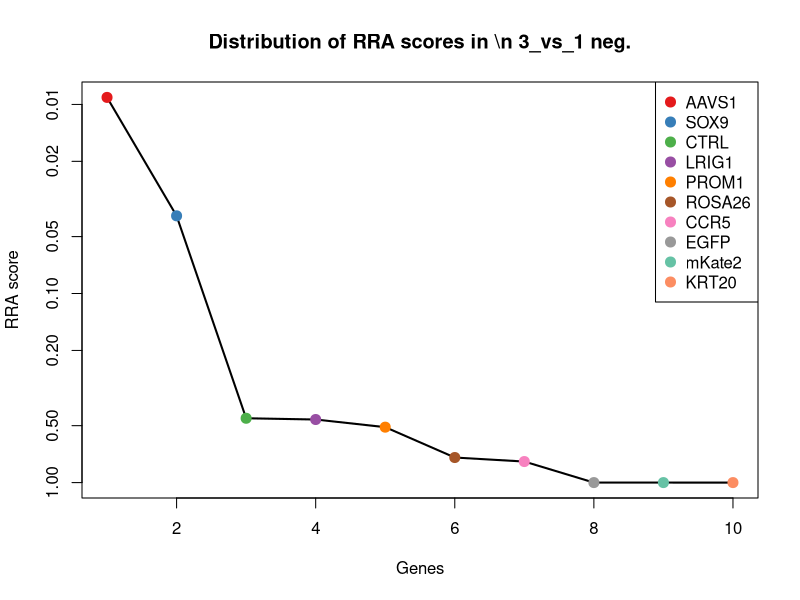
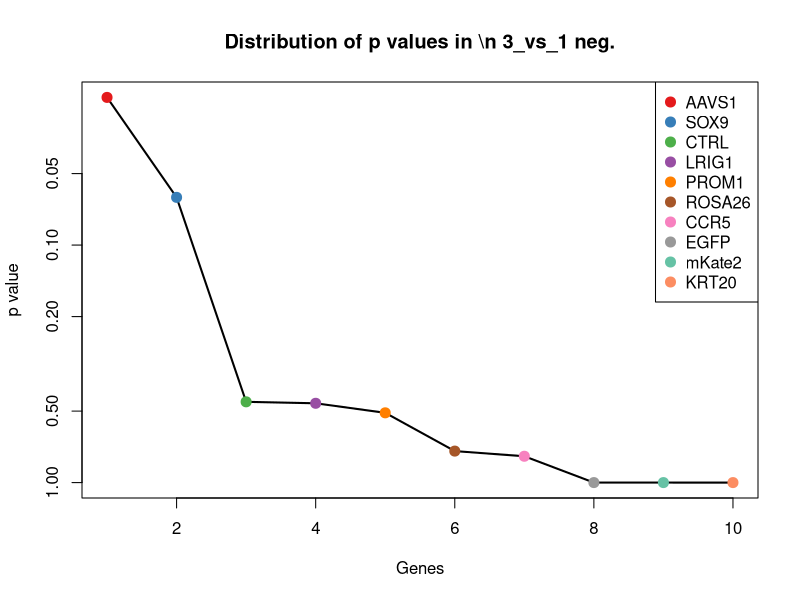
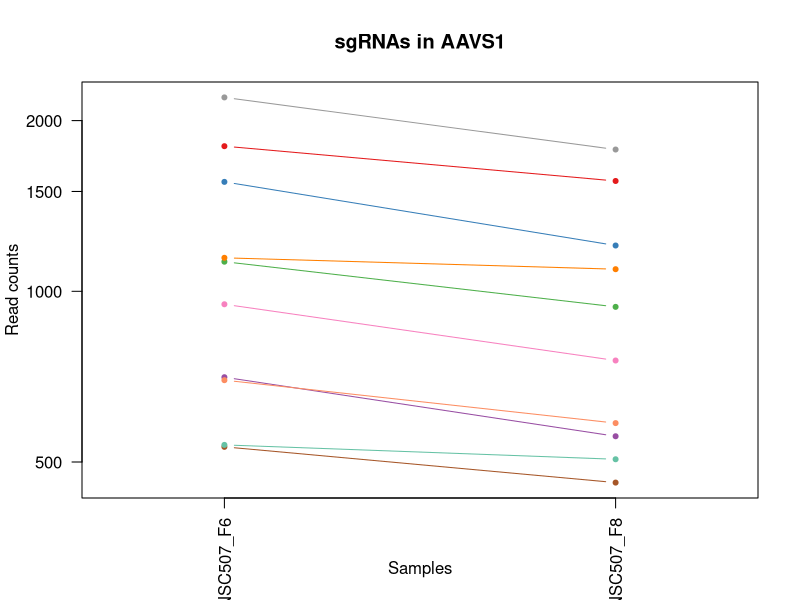
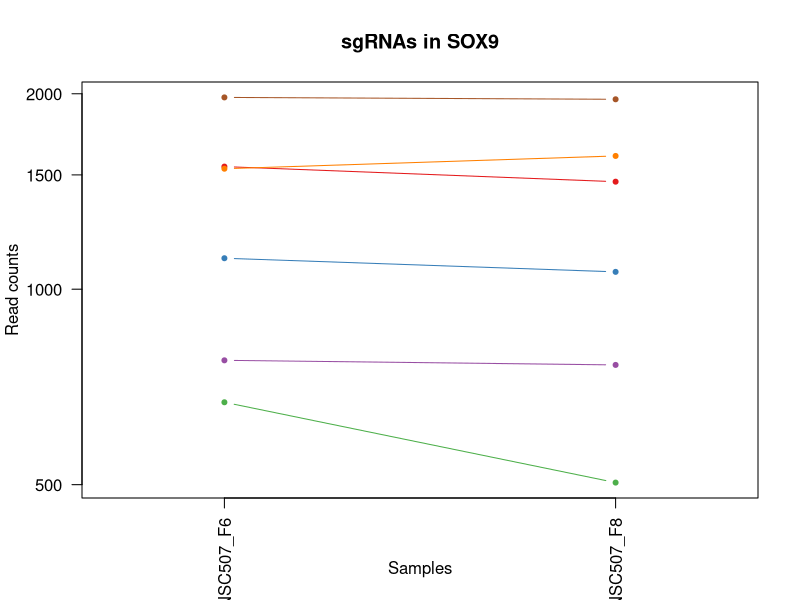
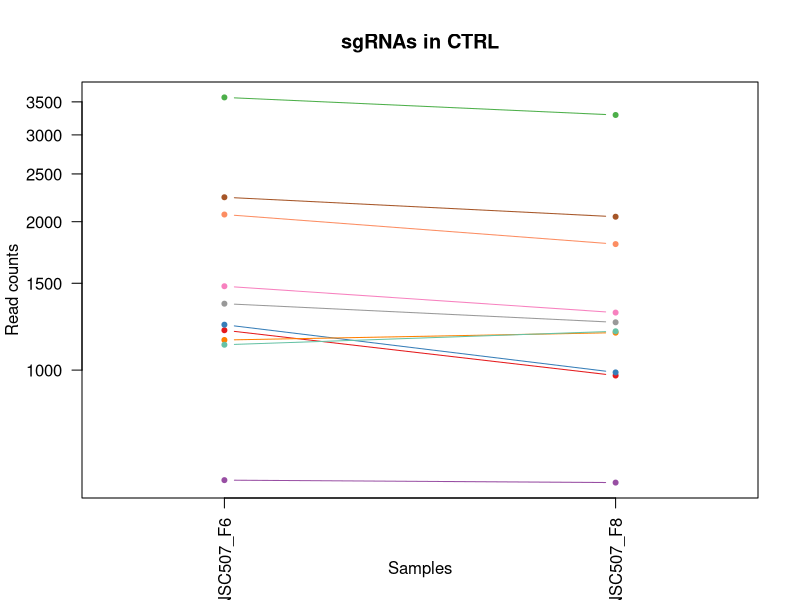
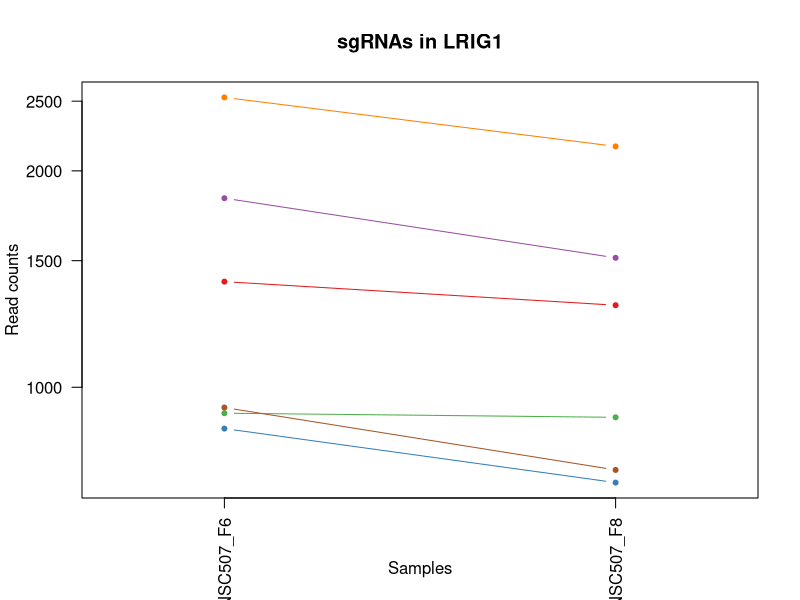
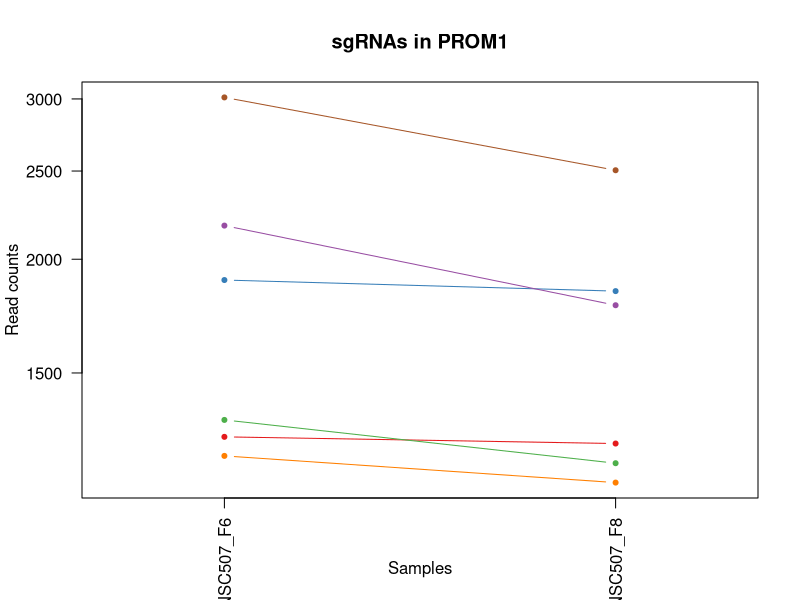
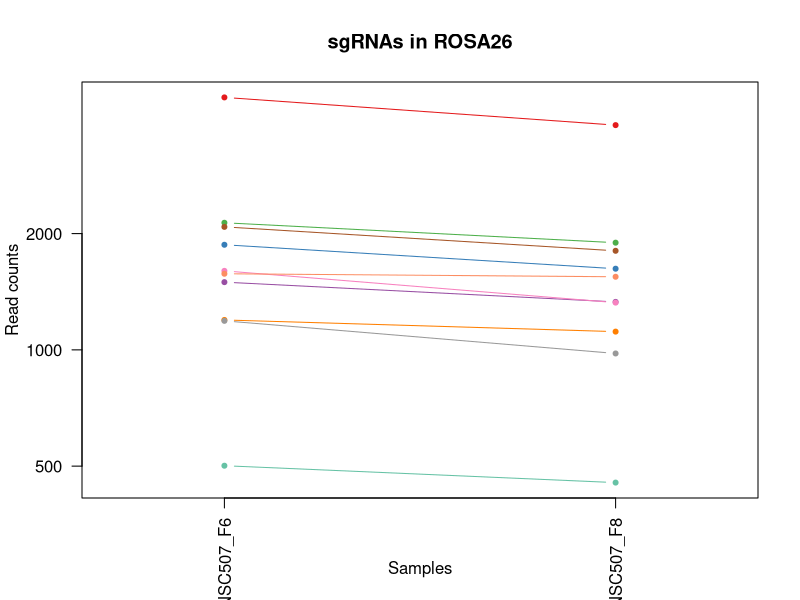

The R script that drew these images, in order: (Note: this script raises an error after producing the figures.)
pdf(file='S7B_c1_t3.pdf',width=4.5,height=4.5);
gstable=read.table('S7B_c1_t3.gene_summary.txt',header=T)
# 
#
# parameters
# Do not modify the variables beginning with "__"

# gstablename='__GENE_SUMMARY_FILE__'
startindex=3
# outputfile='__OUTPUT_FILE__'
targetgenelist=c("AAVS1","SOX9","CTRL","LRIG1","PROM1","ROSA26","CCR5","EGFP","mKate2","KRT20")
# samplelabel=sub('.\\w+.\\w+$','',colnames(gstable)[startindex]);
samplelabel='3_vs_1 neg.'


# You need to write some codes in front of this code:
# gstable=read.table(gstablename,header=T)
# pdf(file=outputfile,width=6,height=6)


# set up color using RColorBrewer
#library(RColorBrewer)
#colors <- brewer.pal(length(targetgenelist), "Set1")

colors=c( "#E41A1C", "#377EB8", "#4DAF4A", "#984EA3", "#FF7F00",  "#A65628", "#F781BF",
          "#999999", "#66C2A5", "#FC8D62", "#8DA0CB", "#E78AC3", "#A6D854", "#FFD92F", "#E5C494", "#B3B3B3", 
          "#8DD3C7", "#FFFFB3", "#BEBADA", "#FB8072", "#80B1D3", "#FDB462", "#B3DE69", "#FCCDE5",
          "#D9D9D9", "#BC80BD", "#CCEBC5", "#FFED6F")

######
# function definition

plotrankedvalues<-function(val, tglist, ...){
  
  plot(val,log='y',ylim=c(max(val),min(val)),type='l',lwd=2, ...)
  if(length(tglist)>0){
    for(i in 1:length(tglist)){
      targetgene=tglist[i];
      tx=which(names(val)==targetgene);ty=val[targetgene];
      points(tx,ty,col=colors[(i %% length(colors)) ],cex=2,pch=20)
      # text(tx+50,ty,targetgene,col=colors[i])
    }
    legend('topright',tglist,pch=20,pt.cex = 2,cex=1,col=colors)
  }
}



plotrandvalues<-function(val,targetgenelist, ...){
  # choose the one with the best distance distribution
  
  mindiffvalue=0;
  randval=val;
  for(i in 1:20){
    randval0=sample(val)
    vindex=sort(which(names(randval0) %in% targetgenelist))
    if(max(vindex)>0.9*length(val)){
      # print('pass...')
      next;
    }
    mindiffind=min(diff(vindex));
    if (mindiffind > mindiffvalue){
      mindiffvalue=mindiffind;
      randval=randval0;
      # print(paste('Diff: ',mindiffvalue))
    }
  }
  plot(randval,log='y',ylim=c(max(randval),min(randval)),pch=20,col='grey', ...)
  
  if(length(targetgenelist)>0){
    for(i in 1:length(targetgenelist)){
      targetgene=targetgenelist[i];
      tx=which(names(randval)==targetgene);ty=randval[targetgene];
      points(tx,ty,col=colors[(i %% length(colors)) ],cex=2,pch=20)
      text(tx+50,ty,targetgene,col=colors[i])
    }
  }
  
}




# set.seed(1235)



pvec=gstable[,startindex]
names(pvec)=gstable[,'id']
pvec=sort(pvec);

plotrankedvalues(pvec,targetgenelist,xlab='Genes',ylab='RRA score',main=paste('Distribution of RRA scores in \\n',samplelabel))

# plotrandvalues(pvec,targetgenelist,xlab='Genes',ylab='RRA score',main=paste('Distribution of RRA scores in \\n',samplelabel))


pvec=gstable[,startindex+1]
names(pvec)=gstable[,'id']
pvec=sort(pvec);

plotrankedvalues(pvec,targetgenelist,xlab='Genes',ylab='p value',main=paste('Distribution of p values in \\n',samplelabel))

# plotrandvalues(pvec,targetgenelist,xlab='Genes',ylab='p value',main=paste('Distribution of p values in \\n',samplelabel))



# you need to write after this code:
# dev.off()






# parameters
# Do not modify the variables beginning with "__"
targetmat=list(c(1801.7500124986252,1564.2141249322003),c(1558.4979652238253,1203.3881034171036),c(1126.751907290198,937.7668369191828),c(704.4832018477967,554.0916741999638),c(1144.6535731069582,1092.9505875971795),c(530.7317395086541,458.8869191827879),c(947.7352491225965,754.0216597360333),c(2196.6396996330404,1777.4727761706743),c(534.9438961714211,504.58520159103233),c(696.0588885222626,584.5571958054601))
targetgene="AAVS1"
collabel=c("S54_MNSC507_F6","S56_MNSC507_F8")

# set up color using RColorBrewer
#library(RColorBrewer)
#colors <- brewer.pal(length(targetgenelist), "Set1")

colors=c( "#E41A1C", "#377EB8", "#4DAF4A", "#984EA3", "#FF7F00",  "#A65628", "#F781BF",
          "#999999", "#66C2A5", "#FC8D62", "#8DA0CB", "#E78AC3", "#A6D854", "#FFD92F", "#E5C494", "#B3B3B3", 
          "#8DD3C7", "#FFFFB3", "#BEBADA", "#FB8072", "#80B1D3", "#FDB462", "#B3DE69", "#FCCDE5",
          "#D9D9D9", "#BC80BD", "#CCEBC5", "#FFED6F")


## code

targetmatvec=unlist(targetmat)+1
yrange=range(targetmatvec[targetmatvec>0]);
# yrange[1]=1; # set the minimum value to 1
for(i in 1:length(targetmat)){
  vali=targetmat[[i]]+1;
  if(i==1){
    plot(1:length(vali),vali,type='b',las=1,pch=20,main=paste('sgRNAs in',targetgene),ylab='Read counts',xlab='Samples',xlim=c(0.7,length(vali)+0.3),ylim = yrange,col=colors[(i %% length(colors))],xaxt='n',log='y')
    axis(1,at=1:length(vali),labels=(collabel),las=2)
    # lines(0:100,rep(1,101),col='black');
  }else{
    lines(1:length(vali),vali,type='b',pch=20,col=colors[(i %% length(colors))])
  }
}




# parameters
# Do not modify the variables beginning with "__"
targetmat=list(c(1543.7554169041405,1463.2970846139938),c(1115.1684764675886,1062.485065991683),c(668.6798702142764,502.6811064906888),c(776.0898651148374,763.5421352377508),c(1532.171986081531,1603.2480744892423),c(1973.3953965063843,1960.265905803652))
targetgene="SOX9"
collabel=c("S54_MNSC507_F6","S56_MNSC507_F8")

# set up color using RColorBrewer
#library(RColorBrewer)
#colors <- brewer.pal(length(targetgenelist), "Set1")

colors=c( "#E41A1C", "#377EB8", "#4DAF4A", "#984EA3", "#FF7F00",  "#A65628", "#F781BF",
          "#999999", "#66C2A5", "#FC8D62", "#8DA0CB", "#E78AC3", "#A6D854", "#FFD92F", "#E5C494", "#B3B3B3", 
          "#8DD3C7", "#FFFFB3", "#BEBADA", "#FB8072", "#80B1D3", "#FDB462", "#B3DE69", "#FCCDE5",
          "#D9D9D9", "#BC80BD", "#CCEBC5", "#FFED6F")


## code

targetmatvec=unlist(targetmat)+1
yrange=range(targetmatvec[targetmatvec>0]);
# yrange[1]=1; # set the minimum value to 1
for(i in 1:length(targetmat)){
  vali=targetmat[[i]]+1;
  if(i==1){
    plot(1:length(vali),vali,type='b',las=1,pch=20,main=paste('sgRNAs in',targetgene),ylab='Read counts',xlab='Samples',xlim=c(0.7,length(vali)+0.3),ylim = yrange,col=colors[(i %% length(colors))],xaxt='n',log='y')
    axis(1,at=1:length(vali),labels=(collabel),las=2)
    # lines(0:100,rep(1,101),col='black');
  }else{
    lines(1:length(vali),vali,type='b',pch=20,col=colors[(i %% length(colors))])
  }
}




# parameters
# Do not modify the variables beginning with "__"
targetmat=list(c(1203.6237663856975,973.9446438257096),c(1235.2149413564507,988.2253570782859),c(3572.961889192189,3291.2283809437713),c(597.0732069472358,590.2694811064906),c(1149.9187689354171,1190.059437714699),c(2240.867344592095,2045.9501853191105),c(1478.4669886312506,1307.1612863858252),c(1362.6326804051555,1249.0863858253479),c(1124.6458289588145,1197.675818116073),c(2067.1158822529524,1800.3219173747966))
targetgene="CTRL"
collabel=c("S54_MNSC507_F6","S56_MNSC507_F8")

# set up color using RColorBrewer
#library(RColorBrewer)
#colors <- brewer.pal(length(targetgenelist), "Set1")

colors=c( "#E41A1C", "#377EB8", "#4DAF4A", "#984EA3", "#FF7F00",  "#A65628", "#F781BF",
          "#999999", "#66C2A5", "#FC8D62", "#8DA0CB", "#E78AC3", "#A6D854", "#FFD92F", "#E5C494", "#B3B3B3", 
          "#8DD3C7", "#FFFFB3", "#BEBADA", "#FB8072", "#80B1D3", "#FDB462", "#B3DE69", "#FCCDE5",
          "#D9D9D9", "#BC80BD", "#CCEBC5", "#FFED6F")


## code

targetmatvec=unlist(targetmat)+1
yrange=range(targetmatvec[targetmatvec>0]);
# yrange[1]=1; # set the minimum value to 1
for(i in 1:length(targetmat)){
  vali=targetmat[[i]]+1;
  if(i==1){
    plot(1:length(vali),vali,type='b',las=1,pch=20,main=paste('sgRNAs in',targetgene),ylab='Read counts',xlab='Samples',xlim=c(0.7,length(vali)+0.3),ylim = yrange,col=colors[(i %% length(colors))],xaxt='n',log='y')
    axis(1,at=1:length(vali),labels=(collabel),las=2)
    # lines(0:100,rep(1,101),col='black');
  }else{
    lines(1:length(vali),vali,type='b',pch=20,col=colors[(i %% length(colors))])
  }
}




# parameters
# Do not modify the variables beginning with "__"
targetmat=list(c(1401.595129535751,1299.5449059844511),c(875.0755466898642,735.9327562827698),c(919.3031916489186,907.3013153136865),c(1831.2351091379949,1512.8035572229253),c(2529.4000759916407,2162.099986440065),c(936.151818299987,766.3982778882661))
targetgene="LRIG1"
collabel=c("S54_MNSC507_F6","S56_MNSC507_F8")

# set up color using RColorBrewer
#library(RColorBrewer)
#colors <- brewer.pal(length(targetgenelist), "Set1")

colors=c( "#E41A1C", "#377EB8", "#4DAF4A", "#984EA3", "#FF7F00",  "#A65628", "#F781BF",
          "#999999", "#66C2A5", "#FC8D62", "#8DA0CB", "#E78AC3", "#A6D854", "#FFD92F", "#E5C494", "#B3B3B3", 
          "#8DD3C7", "#FFFFB3", "#BEBADA", "#FB8072", "#80B1D3", "#FDB462", "#B3DE69", "#FCCDE5",
          "#D9D9D9", "#BC80BD", "#CCEBC5", "#FFED6F")


## code

targetmatvec=unlist(targetmat)+1
yrange=range(targetmatvec[targetmatvec>0]);
# yrange[1]=1; # set the minimum value to 1
for(i in 1:length(targetmat)){
  vali=targetmat[[i]]+1;
  if(i==1){
    plot(1:length(vali),vali,type='b',las=1,pch=20,main=paste('sgRNAs in',targetgene),ylab='Read counts',xlab='Samples',xlim=c(0.7,length(vali)+0.3),ylim = yrange,col=colors[(i %% length(colors))],xaxt='n',log='y')
    axis(1,at=1:length(vali),labels=(collabel),las=2)
    # lines(0:100,rep(1,101),col='black');
  }else{
    lines(1:length(vali),vali,type='b',pch=20,col=colors[(i %% length(colors))])
  }
}




# parameters
# Do not modify the variables beginning with "__"
targetmat=list(c(1275.2304296527382,1253.8466235762069),c(1896.5235374108847,1844.1161046826974),c(1331.0415054344023,1192.9155803652143),c(2176.6319554848965,1779.3768712710178),c(1215.2071972083072,1135.7927273549087),c(3010.6389747127814,2503.8850569517267))
targetgene="PROM1"
collabel=c("S54_MNSC507_F6","S56_MNSC507_F8")

# set up color using RColorBrewer
#library(RColorBrewer)
#colors <- brewer.pal(length(targetgenelist), "Set1")

colors=c( "#E41A1C", "#377EB8", "#4DAF4A", "#984EA3", "#FF7F00",  "#A65628", "#F781BF",
          "#999999", "#66C2A5", "#FC8D62", "#8DA0CB", "#E78AC3", "#A6D854", "#FFD92F", "#E5C494", "#B3B3B3", 
          "#8DD3C7", "#FFFFB3", "#BEBADA", "#FB8072", "#80B1D3", "#FDB462", "#B3DE69", "#FCCDE5",
          "#D9D9D9", "#BC80BD", "#CCEBC5", "#FFED6F")


## code

targetmatvec=unlist(targetmat)+1
yrange=range(targetmatvec[targetmatvec>0]);
# yrange[1]=1; # set the minimum value to 1
for(i in 1:length(targetmat)){
  vali=targetmat[[i]]+1;
  if(i==1){
    plot(1:length(vali),vali,type='b',las=1,pch=20,main=paste('sgRNAs in',targetgene),ylab='Read counts',xlab='Samples',xlim=c(0.7,length(vali)+0.3),ylim = yrange,col=colors[(i %% length(colors))],xaxt='n',log='y')
    axis(1,at=1:length(vali),labels=(collabel),las=2)
    # lines(0:100,rep(1,101),col='black');
  }else{
    lines(1:length(vali),vali,type='b',pch=20,col=colors[(i %% length(colors))])
  }
}




# parameters
# Do not modify the variables beginning with "__"
targetmat=list(c(4503.848511663717,3817.710676188754),c(1870.1975582685905,1621.3369779425059),c(2132.404310525842,1893.6225772916289),c(1496.3686544480108,1330.0104275899475),c(1194.1464138944716,1113.8956337009581),c(2080.805391406945,1804.1301075754836),c(1600.6195318514963,1324.298142288917),c(1187.828178900321,977.7528340263966),c(500.1936037035926,452.2225863315856),c(1573.2405135435101,1545.173173928765))
targetgene="ROSA26"
collabel=c("S54_MNSC507_F6","S56_MNSC507_F8")

# set up color using RColorBrewer
#library(RColorBrewer)
#colors <- brewer.pal(length(targetgenelist), "Set1")

colors=c( "#E41A1C", "#377EB8", "#4DAF4A", "#984EA3", "#FF7F00",  "#A65628", "#F781BF",
          "#999999", "#66C2A5", "#FC8D62", "#8DA0CB", "#E78AC3", "#A6D854", "#FFD92F", "#E5C494", "#B3B3B3", 
          "#8DD3C7", "#FFFFB3", "#BEBADA", "#FB8072", "#80B1D3", "#FDB462", "#B3DE69", "#FCCDE5",
          "#D9D9D9", "#BC80BD", "#CCEBC5", "#FFED6F")


## code

targetmatvec=unlist(targetmat)+1
yrange=range(targetmatvec[targetmatvec>0]);
# yrange[1]=1; # set the minimum value to 1
for(i in 1:length(targetmat)){
  vali=targetmat[[i]]+1;
  if(i==1){
    plot(1:length(vali),vali,type='b',las=1,pch=20,main=paste('sgRNAs in',targetgene),ylab='Read counts',xlab='Samples',xlim=c(0.7,length(vali)+0.3),ylim = yrange,col=colors[(i %% length(colors))],xaxt='n',log='y')
    axis(1,at=1:length(vali),labels=(collabel),las=2)
    # lines(0:100,rep(1,101),col='black');
  }else{
    lines(1:length(vali),vali,type='b',pch=20,col=colors[(i %% length(colors))])
  }
}




# parameters
# Do not modify the variables beginning with "__"
targetmat=list(c(870.863390027097,830.1854637497739),c(1480.5730669626341,1317.6338094377147),c(780.3020217776045,685.4742361236665),c(747.6578076411595,617.8788600614716),c(1006.7054424013359,918.7258859157475),c(1155.183964763876,972.0405487253661),c(2000.7744148143704,1808.8903453263424),c(1303.6624871264162,1113.8956337009581),c(795.0445700972894,729.2684234315675),c(1108.850241473438,1119.6079190019886))
targetgene="CCR5"
collabel=c("S54_MNSC507_F6","S56_MNSC507_F8")

# set up color using RColorBrewer
#library(RColorBrewer)
#colors <- brewer.pal(length(targetgenelist), "Set1")

colors=c( "#E41A1C", "#377EB8", "#4DAF4A", "#984EA3", "#FF7F00",  "#A65628", "#F781BF",
          "#999999", "#66C2A5", "#FC8D62", "#8DA0CB", "#E78AC3", "#A6D854", "#FFD92F", "#E5C494", "#B3B3B3", 
          "#8DD3C7", "#FFFFB3", "#BEBADA", "#FB8072", "#80B1D3", "#FDB462", "#B3DE69", "#FCCDE5",
          "#D9D9D9", "#BC80BD", "#CCEBC5", "#FFED6F")


## code

targetmatvec=unlist(targetmat)+1
yrange=range(targetmatvec[targetmatvec>0]);
# yrange[1]=1; # set the minimum value to 1
for(i in 1:length(targetmat)){
  vali=targetmat[[i]]+1;
  if(i==1){
    plot(1:length(vali),vali,type='b',las=1,pch=20,main=paste('sgRNAs in',targetgene),ylab='Read counts',xlab='Samples',xlim=c(0.7,length(vali)+0.3),ylim = yrange,col=colors[(i %% length(colors))],xaxt='n',log='y')
    axis(1,at=1:length(vali),labels=(collabel),las=2)
    # lines(0:100,rep(1,101),col='black');
  }else{
    lines(1:length(vali),vali,type='b',pch=20,col=colors[(i %% length(colors))])
  }
}




# parameters
# Do not modify the variables beginning with "__"
targetmat=list(c(2012.3578456369798,2398.2077788826614),c(2116.6087230404655,3001.8059256915567),c(1138.3353381128077,1823.1710585789187),c(1274.1773904870465,1561.357982281685),c(2110.2904880463147,2693.3425194359065),c(2285.0949895511494,2931.3544069788463))
targetgene="EGFP"
collabel=c("S54_MNSC507_F6","S56_MNSC507_F8")

# set up color using RColorBrewer
#library(RColorBrewer)
#colors <- brewer.pal(length(targetgenelist), "Set1")

colors=c( "#E41A1C", "#377EB8", "#4DAF4A", "#984EA3", "#FF7F00",  "#A65628", "#F781BF",
          "#999999", "#66C2A5", "#FC8D62", "#8DA0CB", "#E78AC3", "#A6D854", "#FFD92F", "#E5C494", "#B3B3B3", 
          "#8DD3C7", "#FFFFB3", "#BEBADA", "#FB8072", "#80B1D3", "#FDB462", "#B3DE69", "#FCCDE5",
          "#D9D9D9", "#BC80BD", "#CCEBC5", "#FFED6F")


## code

targetmatvec=unlist(targetmat)+1
yrange=range(targetmatvec[targetmatvec>0]);
# yrange[1]=1; # set the minimum value to 1
for(i in 1:length(targetmat)){
  vali=targetmat[[i]]+1;
  if(i==1){
    plot(1:length(vali),vali,type='b',las=1,pch=20,main=paste('sgRNAs in',targetgene),ylab='Read counts',xlab='Samples',xlim=c(0.7,length(vali)+0.3),ylim = yrange,col=colors[(i %% length(colors))],xaxt='n',log='y')
    axis(1,at=1:length(vali),labels=(collabel),las=2)
    # lines(0:100,rep(1,101),col='black');
  }else{
    lines(1:length(vali),vali,type='b',pch=20,col=colors[(i %% length(colors))])
  }
}




# parameters
# Do not modify the variables beginning with "__"
targetmat=list(c(753.9760426353101,1270.0314319291267),c(890.8711341752407,1563.2620773820286),c(876.1285858555559,1462.345037063822),c(862.4390767015628,1072.0055414934009),c(644.4599694033657,1126.272251853191),c(1236.2679805221426,1939.3208596998734))
targetgene="mKate2"
collabel=c("S54_MNSC507_F6","S56_MNSC507_F8")

# set up color using RColorBrewer
#library(RColorBrewer)
#colors <- brewer.pal(length(targetgenelist), "Set1")

colors=c( "#E41A1C", "#377EB8", "#4DAF4A", "#984EA3", "#FF7F00",  "#A65628", "#F781BF",
          "#999999", "#66C2A5", "#FC8D62", "#8DA0CB", "#E78AC3", "#A6D854", "#FFD92F", "#E5C494", "#B3B3B3", 
          "#8DD3C7", "#FFFFB3", "#BEBADA", "#FB8072", "#80B1D3", "#FDB462", "#B3DE69", "#FCCDE5",
          "#D9D9D9", "#BC80BD", "#CCEBC5", "#FFED6F")


## code

targetmatvec=unlist(targetmat)+1
yrange=range(targetmatvec[targetmatvec>0]);
# yrange[1]=1; # set the minimum value to 1
for(i in 1:length(targetmat)){
  vali=targetmat[[i]]+1;
  if(i==1){
    plot(1:length(vali),vali,type='b',las=1,pch=20,main=paste('sgRNAs in',targetgene),ylab='Read counts',xlab='Samples',xlim=c(0.7,length(vali)+0.3),ylim = yrange,col=colors[(i %% length(colors))],xaxt='n',log='y')
    axis(1,at=1:length(vali),labels=(collabel),las=2)
    # lines(0:100,rep(1,101),col='black');
  }else{
    lines(1:length(vali),vali,type='b',pch=20,col=colors[(i %% length(colors))])
  }
}




# parameters
# Do not modify the variables beginning with "__"
targetmat=list(c(818.2114317425084,1199.5799132164166),c(1090.9485756566778,1667.987307900922),c(882.4468208497066,1105.3272057494123),c(415.9504704482507,618.8309076116434),c(1578.505709371969,2354.41359157476),c(657.0964393916669,1017.7388311336105))
targetgene="KRT20"
collabel=c("S54_MNSC507_F6","S56_MNSC507_F8")

# set up color using RColorBrewer
#library(RColorBrewer)
#colors <- brewer.pal(length(targetgenelist), "Set1")

colors=c( "#E41A1C", "#377EB8", "#4DAF4A", "#984EA3", "#FF7F00",  "#A65628", "#F781BF",
          "#999999", "#66C2A5", "#FC8D62", "#8DA0CB", "#E78AC3", "#A6D854", "#FFD92F", "#E5C494", "#B3B3B3", 
          "#8DD3C7", "#FFFFB3", "#BEBADA", "#FB8072", "#80B1D3", "#FDB462", "#B3DE69", "#FCCDE5",
          "#D9D9D9", "#BC80BD", "#CCEBC5", "#FFED6F")


## code

targetmatvec=unlist(targetmat)+1
yrange=range(targetmatvec[targetmatvec>0]);
# yrange[1]=1; # set the minimum value to 1
for(i in 1:length(targetmat)){
  vali=targetmat[[i]]+1;
  if(i==1){
    plot(1:length(vali),vali,type='b',las=1,pch=20,main=paste('sgRNAs in',targetgene),ylab='Read counts',xlab='Samples',xlim=c(0.7,length(vali)+0.3),ylim = yrange,col=colors[(i %% length(colors))],xaxt='n',log='y')
    axis(1,at=1:length(vali),labels=(collabel),las=2)
    # lines(0:100,rep(1,101),col='black');
  }else{
    lines(1:length(vali),vali,type='b',pch=20,col=colors[(i %% length(colors))])
  }
}



# 
#
# parameters
# Do not modify the variables beginning with "__"

# gstablename='__GENE_SUMMARY_FILE__'
startindex=9
# outputfile='__OUTPUT_FILE__'
targetgenelist=c("mKate2","EGFP","KRT20","SOX9","LRIG1","PROM1","CTRL","CCR5","ROSA26","AAVS1")
# samplelabel=sub('.\\w+.\\w+$','',colnames(gstable)[startindex]);
samplelabel='3_vs_1 pos.'


# You need to write some codes in front of this code:
# gstable=read.table(gstablename,header=T)
# pdf(file=outputfile,width=6,height=6)


# set up color using RColorBrewer
#library(RColorBrewer)
#colors <- brewer.pal(length(targetgenelist), "Set1")

colors=c( "#E41A1C", "#377EB8", "#4DAF4A", "#984EA3", "#FF7F00",  "#A65628", "#F781BF",
          "#999999", "#66C2A5", "#FC8D62", "#8DA0CB", "#E78AC3", "#A6D854", "#FFD92F", "#E5C494", "#B3B3B3", 
          "#8DD3C7", "#FFFFB3", "#BEBADA", "#FB8072", "#80B1D3", "#FDB462", "#B3DE69", "#FCCDE5",
          "#D9D9D9", "#BC80BD", "#CCEBC5", "#FFED6F")

######
# function definition

plotrankedvalues<-function(val, tglist, ...){
  
  plot(val,log='y',ylim=c(max(val),min(val)),type='l',lwd=2, ...)
  if(length(tglist)>0){
    for(i in 1:length(tglist)){
      targetgene=tglist[i];
      tx=which(names(val)==targetgene);ty=val[targetgene];
      points(tx,ty,col=colors[(i %% length(colors)) ],cex=2,pch=20)
      # text(tx+50,ty,targetgene,col=colors[i])
    }
    legend('topright',tglist,pch=20,pt.cex = 2,cex=1,col=colors)
  }
}



plotrandvalues<-function(val,targetgenelist, ...){
  # choose the one with the best distance distribution
  
  mindiffvalue=0;
  randval=val;
  for(i in 1:20){
    randval0=sample(val)
    vindex=sort(which(names(randval0) %in% targetgenelist))
    if(max(vindex)>0.9*length(val)){
      # print('pass...')
      next;
    }
    mindiffind=min(diff(vindex));
    if (mindiffind > mindiffvalue){
      mindiffvalue=mindiffind;
      randval=randval0;
      # print(paste('Diff: ',mindiffvalue))
    }
  }
  plot(randval,log='y',ylim=c(max(randval),min(randval)),pch=20,col='grey', ...)
  
  if(length(targetgenelist)>0){
    for(i in 1:length(targetgenelist)){
      targetgene=targetgenelist[i];
      tx=which(names(randval)==targetgene);ty=randval[targetgene];
      points(tx,ty,col=colors[(i %% length(colors)) ],cex=2,pch=20)
      text(tx+50,ty,targetgene,col=colors[i])
    }
  }
  
}




# set.seed(1235)



pvec=gstable[,startindex]
names(pvec)=gstable[,'id']
pvec=sort(pvec);

plotrankedvalues(pvec,targetgenelist,xlab='Genes',ylab='RRA score',main=paste('Distribution of RRA scores in \\n',samplelabel))

# plotrandvalues(pvec,targetgenelist,xlab='Genes',ylab='RRA score',main=paste('Distribution of RRA scores in \\n',samplelabel))


pvec=gstable[,startindex+1]
names(pvec)=gstable[,'id']
pvec=sort(pvec);

plotrankedvalues(pvec,targetgenelist,xlab='Genes',ylab='p value',main=paste('Distribution of p values in \\n',samplelabel))

# plotrandvalues(pvec,targetgenelist,xlab='Genes',ylab='p value',main=paste('Distribution of p values in \\n',samplelabel))



# you need to write after this code:
# dev.off()






# parameters
# Do not modify the variables beginning with "__"
targetmat=list(c(753.9760426353101,1270.0314319291267),c(890.8711341752407,1563.2620773820286),c(876.1285858555559,1462.345037063822),c(862.4390767015628,1072.0055414934009),c(644.4599694033657,1126.272251853191),c(1236.2679805221426,1939.3208596998734))
targetgene="mKate2"
collabel=c("S54_MNSC507_F6","S56_MNSC507_F8")

# set up color using RColorBrewer
#library(RColorBrewer)
#colors <- brewer.pal(length(targetgenelist), "Set1")

colors=c( "#E41A1C", "#377EB8", "#4DAF4A", "#984EA3", "#FF7F00",  "#A65628", "#F781BF",
          "#999999", "#66C2A5", "#FC8D62", "#8DA0CB", "#E78AC3", "#A6D854", "#FFD92F", "#E5C494", "#B3B3B3", 
          "#8DD3C7", "#FFFFB3", "#BEBADA", "#FB8072", "#80B1D3", "#FDB462", "#B3DE69", "#FCCDE5",
          "#D9D9D9", "#BC80BD", "#CCEBC5", "#FFED6F")


## code

targetmatvec=unlist(targetmat)+1
yrange=range(targetmatvec[targetmatvec>0]);
# yrange[1]=1; # set the minimum value to 1
for(i in 1:length(targetmat)){
  vali=targetmat[[i]]+1;
  if(i==1){
    plot(1:length(vali),vali,type='b',las=1,pch=20,main=paste('sgRNAs in',targetgene),ylab='Read counts',xlab='Samples',xlim=c(0.7,length(vali)+0.3),ylim = yrange,col=colors[(i %% length(colors))],xaxt='n',log='y')
    axis(1,at=1:length(vali),labels=(collabel),las=2)
    # lines(0:100,rep(1,101),col='black');
  }else{
    lines(1:length(vali),vali,type='b',pch=20,col=colors[(i %% length(colors))])
  }
}




# parameters
# Do not modify the variables beginning with "__"
targetmat=list(c(2012.3578456369798,2398.2077788826614),c(2116.6087230404655,3001.8059256915567),c(1138.3353381128077,1823.1710585789187),c(1274.1773904870465,1561.357982281685),c(2110.2904880463147,2693.3425194359065),c(2285.0949895511494,2931.3544069788463))
targetgene="EGFP"
collabel=c("S54_MNSC507_F6","S56_MNSC507_F8")

# set up color using RColorBrewer
#library(RColorBrewer)
#colors <- brewer.pal(length(targetgenelist), "Set1")

colors=c( "#E41A1C", "#377EB8", "#4DAF4A", "#984EA3", "#FF7F00",  "#A65628", "#F781BF",
          "#999999", "#66C2A5", "#FC8D62", "#8DA0CB", "#E78AC3", "#A6D854", "#FFD92F", "#E5C494", "#B3B3B3", 
          "#8DD3C7", "#FFFFB3", "#BEBADA", "#FB8072", "#80B1D3", "#FDB462", "#B3DE69", "#FCCDE5",
          "#D9D9D9", "#BC80BD", "#CCEBC5", "#FFED6F")


## code

targetmatvec=unlist(targetmat)+1
yrange=range(targetmatvec[targetmatvec>0]);
# yrange[1]=1; # set the minimum value to 1
for(i in 1:length(targetmat)){
  vali=targetmat[[i]]+1;
  if(i==1){
    plot(1:length(vali),vali,type='b',las=1,pch=20,main=paste('sgRNAs in',targetgene),ylab='Read counts',xlab='Samples',xlim=c(0.7,length(vali)+0.3),ylim = yrange,col=colors[(i %% length(colors))],xaxt='n',log='y')
    axis(1,at=1:length(vali),labels=(collabel),las=2)
    # lines(0:100,rep(1,101),col='black');
  }else{
    lines(1:length(vali),vali,type='b',pch=20,col=colors[(i %% length(colors))])
  }
}




# parameters
# Do not modify the variables beginning with "__"
targetmat=list(c(818.2114317425084,1199.5799132164166),c(1090.9485756566778,1667.987307900922),c(882.4468208497066,1105.3272057494123),c(415.9504704482507,618.8309076116434),c(1578.505709371969,2354.41359157476),c(657.0964393916669,1017.7388311336105))
targetgene="KRT20"
collabel=c("S54_MNSC507_F6","S56_MNSC507_F8")

# set up color using RColorBrewer
#library(RColorBrewer)
#colors <- brewer.pal(length(targetgenelist), "Set1")

colors=c( "#E41A1C", "#377EB8", "#4DAF4A", "#984EA3", "#FF7F00",  "#A65628", "#F781BF",
          "#999999", "#66C2A5", "#FC8D62", "#8DA0CB", "#E78AC3", "#A6D854", "#FFD92F", "#E5C494", "#B3B3B3", 
          "#8DD3C7", "#FFFFB3", "#BEBADA", "#FB8072", "#80B1D3", "#FDB462", "#B3DE69", "#FCCDE5",
          "#D9D9D9", "#BC80BD", "#CCEBC5", "#FFED6F")


## code

targetmatvec=unlist(targetmat)+1
yrange=range(targetmatvec[targetmatvec>0]);
# yrange[1]=1; # set the minimum value to 1
for(i in 1:length(targetmat)){
  vali=targetmat[[i]]+1;
  if(i==1){
    plot(1:length(vali),vali,type='b',las=1,pch=20,main=paste('sgRNAs in',targetgene),ylab='Read counts',xlab='Samples',xlim=c(0.7,length(vali)+0.3),ylim = yrange,col=colors[(i %% length(colors))],xaxt='n',log='y')
    axis(1,at=1:length(vali),labels=(collabel),las=2)
    # lines(0:100,rep(1,101),col='black');
  }else{
    lines(1:length(vali),vali,type='b',pch=20,col=colors[(i %% length(colors))])
  }
}




# parameters
# Do not modify the variables beginning with "__"
targetmat=list(c(1543.7554169041405,1463.2970846139938),c(1115.1684764675886,1062.485065991683),c(668.6798702142764,502.6811064906888),c(776.0898651148374,763.5421352377508),c(1532.171986081531,1603.2480744892423),c(1973.3953965063843,1960.265905803652))
targetgene="SOX9"
collabel=c("S54_MNSC507_F6","S56_MNSC507_F8")

# set up color using RColorBrewer
#library(RColorBrewer)
#colors <- brewer.pal(length(targetgenelist), "Set1")

colors=c( "#E41A1C", "#377EB8", "#4DAF4A", "#984EA3", "#FF7F00",  "#A65628", "#F781BF",
          "#999999", "#66C2A5", "#FC8D62", "#8DA0CB", "#E78AC3", "#A6D854", "#FFD92F", "#E5C494", "#B3B3B3", 
          "#8DD3C7", "#FFFFB3", "#BEBADA", "#FB8072", "#80B1D3", "#FDB462", "#B3DE69", "#FCCDE5",
          "#D9D9D9", "#BC80BD", "#CCEBC5", "#FFED6F")


## code

targetmatvec=unlist(targetmat)+1
yrange=range(targetmatvec[targetmatvec>0]);
# yrange[1]=1; # set the minimum value to 1
for(i in 1:length(targetmat)){
  vali=targetmat[[i]]+1;
  if(i==1){
    plot(1:length(vali),vali,type='b',las=1,pch=20,main=paste('sgRNAs in',targetgene),ylab='Read counts',xlab='Samples',xlim=c(0.7,length(vali)+0.3),ylim = yrange,col=colors[(i %% length(colors))],xaxt='n',log='y')
    axis(1,at=1:length(vali),labels=(collabel),las=2)
    # lines(0:100,rep(1,101),col='black');
  }else{
    lines(1:length(vali),vali,type='b',pch=20,col=colors[(i %% length(colors))])
  }
}




# parameters
# Do not modify the variables beginning with "__"
targetmat=list(c(1401.595129535751,1299.5449059844511),c(875.0755466898642,735.9327562827698),c(919.3031916489186,907.3013153136865),c(1831.2351091379949,1512.8035572229253),c(2529.4000759916407,2162.099986440065),c(936.151818299987,766.3982778882661))
targetgene="LRIG1"
collabel=c("S54_MNSC507_F6","S56_MNSC507_F8")

# set up color using RColorBrewer
#library(RColorBrewer)
#colors <- brewer.pal(length(targetgenelist), "Set1")

colors=c( "#E41A1C", "#377EB8", "#4DAF4A", "#984EA3", "#FF7F00",  "#A65628", "#F781BF",
          "#999999", "#66C2A5", "#FC8D62", "#8DA0CB", "#E78AC3", "#A6D854", "#FFD92F", "#E5C494", "#B3B3B3", 
          "#8DD3C7", "#FFFFB3", "#BEBADA", "#FB8072", "#80B1D3", "#FDB462", "#B3DE69", "#FCCDE5",
          "#D9D9D9", "#BC80BD", "#CCEBC5", "#FFED6F")


## code

targetmatvec=unlist(targetmat)+1
yrange=range(targetmatvec[targetmatvec>0]);
# yrange[1]=1; # set the minimum value to 1
for(i in 1:length(targetmat)){
  vali=targetmat[[i]]+1;
  if(i==1){
    plot(1:length(vali),vali,type='b',las=1,pch=20,main=paste('sgRNAs in',targetgene),ylab='Read counts',xlab='Samples',xlim=c(0.7,length(vali)+0.3),ylim = yrange,col=colors[(i %% length(colors))],xaxt='n',log='y')
    axis(1,at=1:length(vali),labels=(collabel),las=2)
    # lines(0:100,rep(1,101),col='black');
  }else{
    lines(1:length(vali),vali,type='b',pch=20,col=colors[(i %% length(colors))])
  }
}




# parameters
# Do not modify the variables beginning with "__"
targetmat=list(c(1275.2304296527382,1253.8466235762069),c(1896.5235374108847,1844.1161046826974),c(1331.0415054344023,1192.9155803652143),c(2176.6319554848965,1779.3768712710178),c(1215.2071972083072,1135.7927273549087),c(3010.6389747127814,2503.8850569517267))
targetgene="PROM1"
collabel=c("S54_MNSC507_F6","S56_MNSC507_F8")

# set up color using RColorBrewer
#library(RColorBrewer)
#colors <- brewer.pal(length(targetgenelist), "Set1")

colors=c( "#E41A1C", "#377EB8", "#4DAF4A", "#984EA3", "#FF7F00",  "#A65628", "#F781BF",
          "#999999", "#66C2A5", "#FC8D62", "#8DA0CB", "#E78AC3", "#A6D854", "#FFD92F", "#E5C494", "#B3B3B3", 
          "#8DD3C7", "#FFFFB3", "#BEBADA", "#FB8072", "#80B1D3", "#FDB462", "#B3DE69", "#FCCDE5",
          "#D9D9D9", "#BC80BD", "#CCEBC5", "#FFED6F")


## code

targetmatvec=unlist(targetmat)+1
yrange=range(targetmatvec[targetmatvec>0]);
# yrange[1]=1; # set the minimum value to 1
for(i in 1:length(targetmat)){
  vali=targetmat[[i]]+1;
  if(i==1){
    plot(1:length(vali),vali,type='b',las=1,pch=20,main=paste('sgRNAs in',targetgene),ylab='Read counts',xlab='Samples',xlim=c(0.7,length(vali)+0.3),ylim = yrange,col=colors[(i %% length(colors))],xaxt='n',log='y')
    axis(1,at=1:length(vali),labels=(collabel),las=2)
    # lines(0:100,rep(1,101),col='black');
  }else{
    lines(1:length(vali),vali,type='b',pch=20,col=colors[(i %% length(colors))])
  }
}




# parameters
# Do not modify the variables beginning with "__"
targetmat=list(c(1203.6237663856975,973.9446438257096),c(1235.2149413564507,988.2253570782859),c(3572.961889192189,3291.2283809437713),c(597.0732069472358,590.2694811064906),c(1149.9187689354171,1190.059437714699),c(2240.867344592095,2045.9501853191105),c(1478.4669886312506,1307.1612863858252),c(1362.6326804051555,1249.0863858253479),c(1124.6458289588145,1197.675818116073),c(2067.1158822529524,1800.3219173747966))
targetgene="CTRL"
collabel=c("S54_MNSC507_F6","S56_MNSC507_F8")

# set up color using RColorBrewer
#library(RColorBrewer)
#colors <- brewer.pal(length(targetgenelist), "Set1")

colors=c( "#E41A1C", "#377EB8", "#4DAF4A", "#984EA3", "#FF7F00",  "#A65628", "#F781BF",
          "#999999", "#66C2A5", "#FC8D62", "#8DA0CB", "#E78AC3", "#A6D854", "#FFD92F", "#E5C494", "#B3B3B3", 
          "#8DD3C7", "#FFFFB3", "#BEBADA", "#FB8072", "#80B1D3", "#FDB462", "#B3DE69", "#FCCDE5",
          "#D9D9D9", "#BC80BD", "#CCEBC5", "#FFED6F")


## code

targetmatvec=unlist(targetmat)+1
yrange=range(targetmatvec[targetmatvec>0]);
# yrange[1]=1; # set the minimum value to 1
for(i in 1:length(targetmat)){
  vali=targetmat[[i]]+1;
  if(i==1){
    plot(1:length(vali),vali,type='b',las=1,pch=20,main=paste('sgRNAs in',targetgene),ylab='Read counts',xlab='Samples',xlim=c(0.7,length(vali)+0.3),ylim = yrange,col=colors[(i %% length(colors))],xaxt='n',log='y')
    axis(1,at=1:length(vali),labels=(collabel),las=2)
    # lines(0:100,rep(1,101),col='black');
  }else{
    lines(1:length(vali),vali,type='b',pch=20,col=colors[(i %% length(colors))])
  }
}




# parameters
# Do not modify the variables beginning with "__"
targetmat=list(c(870.863390027097,830.1854637497739),c(1480.5730669626341,1317.6338094377147),c(780.3020217776045,685.4742361236665),c(747.6578076411595,617.8788600614716),c(1006.7054424013359,918.7258859157475),c(1155.183964763876,972.0405487253661),c(2000.7744148143704,1808.8903453263424),c(1303.6624871264162,1113.8956337009581),c(795.0445700972894,729.2684234315675),c(1108.850241473438,1119.6079190019886))
targetgene="CCR5"
collabel=c("S54_MNSC507_F6","S56_MNSC507_F8")

# set up color using RColorBrewer
#library(RColorBrewer)
#colors <- brewer.pal(length(targetgenelist), "Set1")

colors=c( "#E41A1C", "#377EB8", "#4DAF4A", "#984EA3", "#FF7F00",  "#A65628", "#F781BF",
          "#999999", "#66C2A5", "#FC8D62", "#8DA0CB", "#E78AC3", "#A6D854", "#FFD92F", "#E5C494", "#B3B3B3", 
          "#8DD3C7", "#FFFFB3", "#BEBADA", "#FB8072", "#80B1D3", "#FDB462", "#B3DE69", "#FCCDE5",
          "#D9D9D9", "#BC80BD", "#CCEBC5", "#FFED6F")


## code

targetmatvec=unlist(targetmat)+1
yrange=range(targetmatvec[targetmatvec>0]);
# yrange[1]=1; # set the minimum value to 1
for(i in 1:length(targetmat)){
  vali=targetmat[[i]]+1;
  if(i==1){
    plot(1:length(vali),vali,type='b',las=1,pch=20,main=paste('sgRNAs in',targetgene),ylab='Read counts',xlab='Samples',xlim=c(0.7,length(vali)+0.3),ylim = yrange,col=colors[(i %% length(colors))],xaxt='n',log='y')
    axis(1,at=1:length(vali),labels=(collabel),las=2)
    # lines(0:100,rep(1,101),col='black');
  }else{
    lines(1:length(vali),vali,type='b',pch=20,col=colors[(i %% length(colors))])
  }
}




# parameters
# Do not modify the variables beginning with "__"
targetmat=list(c(4503.848511663717,3817.710676188754),c(1870.1975582685905,1621.3369779425059),c(2132.404310525842,1893.6225772916289),c(1496.3686544480108,1330.0104275899475),c(1194.1464138944716,1113.8956337009581),c(2080.805391406945,1804.1301075754836),c(1600.6195318514963,1324.298142288917),c(1187.828178900321,977.7528340263966),c(500.1936037035926,452.2225863315856),c(1573.2405135435101,1545.173173928765))
targetgene="ROSA26"
collabel=c("S54_MNSC507_F6","S56_MNSC507_F8")

# set up color using RColorBrewer
#library(RColorBrewer)
#colors <- brewer.pal(length(targetgenelist), "Set1")

colors=c( "#E41A1C", "#377EB8", "#4DAF4A", "#984EA3", "#FF7F00",  "#A65628", "#F781BF",
          "#999999", "#66C2A5", "#FC8D62", "#8DA0CB", "#E78AC3", "#A6D854", "#FFD92F", "#E5C494", "#B3B3B3", 
          "#8DD3C7", "#FFFFB3", "#BEBADA", "#FB8072", "#80B1D3", "#FDB462", "#B3DE69", "#FCCDE5",
          "#D9D9D9", "#BC80BD", "#CCEBC5", "#FFED6F")


## code

targetmatvec=unlist(targetmat)+1
yrange=range(targetmatvec[targetmatvec>0]);
# yrange[1]=1; # set the minimum value to 1
for(i in 1:length(targetmat)){
  vali=targetmat[[i]]+1;
  if(i==1){
    plot(1:length(vali),vali,type='b',las=1,pch=20,main=paste('sgRNAs in',targetgene),ylab='Read counts',xlab='Samples',xlim=c(0.7,length(vali)+0.3),ylim = yrange,col=colors[(i %% length(colors))],xaxt='n',log='y')
    axis(1,at=1:length(vali),labels=(collabel),las=2)
    # lines(0:100,rep(1,101),col='black');
  }else{
    lines(1:length(vali),vali,type='b',pch=20,col=colors[(i %% length(colors))])
  }
}




# parameters
# Do not modify the variables beginning with "__"
targetmat=list(c(1801.7500124986252,1564.2141249322003),c(1558.4979652238253,1203.3881034171036),c(1126.751907290198,937.7668369191828),c(704.4832018477967,554.0916741999638),c(1144.6535731069582,1092.9505875971795),c(530.7317395086541,458.8869191827879),c(947.7352491225965,754.0216597360333),c(2196.6396996330404,1777.4727761706743),c(534.9438961714211,504.58520159103233),c(696.0588885222626,584.5571958054601))
targetgene="AAVS1"
collabel=c("S54_MNSC507_F6","S56_MNSC507_F8")

# set up color using RColorBrewer
#library(RColorBrewer)
#colors <- brewer.pal(length(targetgenelist), "Set1")

colors=c( "#E41A1C", "#377EB8", "#4DAF4A", "#984EA3", "#FF7F00",  "#A65628", "#F781BF",
          "#999999", "#66C2A5", "#FC8D62", "#8DA0CB", "#E78AC3", "#A6D854", "#FFD92F", "#E5C494", "#B3B3B3", 
          "#8DD3C7", "#FFFFB3", "#BEBADA", "#FB8072", "#80B1D3", "#FDB462", "#B3DE69", "#FCCDE5",
          "#D9D9D9", "#BC80BD", "#CCEBC5", "#FFED6F")


## code

targetmatvec=unlist(targetmat)+1
yrange=range(targetmatvec[targetmatvec>0]);
# yrange[1]=1; # set the minimum value to 1
for(i in 1:length(targetmat)){
  vali=targetmat[[i]]+1;
  if(i==1){
    plot(1:length(vali),vali,type='b',las=1,pch=20,main=paste('sgRNAs in',targetgene),ylab='Read counts',xlab='Samples',xlim=c(0.7,length(vali)+0.3),ylim = yrange,col=colors[(i %% length(colors))],xaxt='n',log='y')
    axis(1,at=1:length(vali),labels=(collabel),las=2)
    # lines(0:100,rep(1,101),col='black');
  }else{
    lines(1:length(vali),vali,type='b',pch=20,col=colors[(i %% length(colors))])
  }
}



dev.off()
Sweave("S7B_c1_t3_summary.Rnw");
library(tools);

texi2dvi("S7B_c1_t3_summary.tex",pdf=TRUE);
